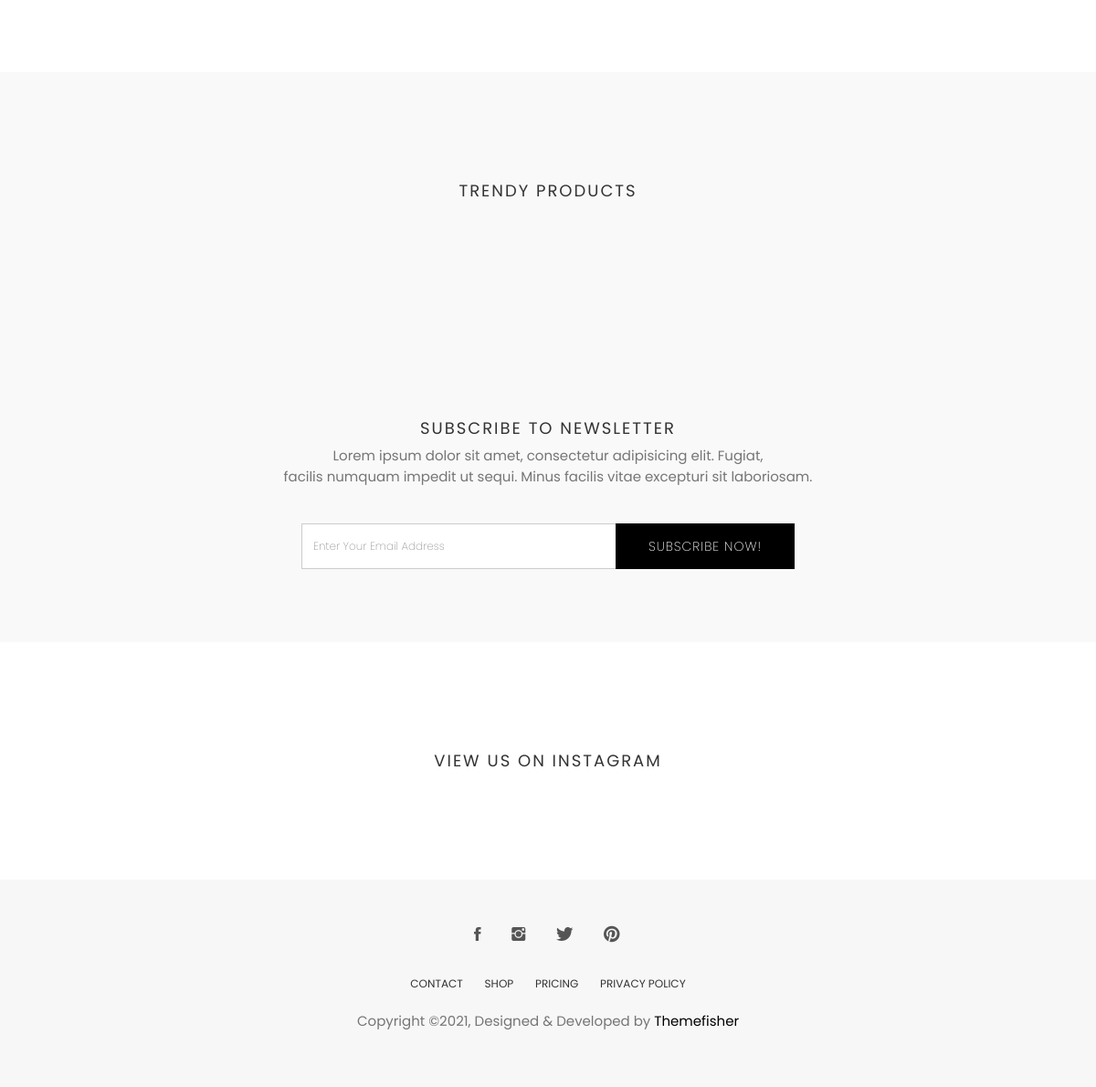
/ (lower part), run on an earlier commit of the app's database.
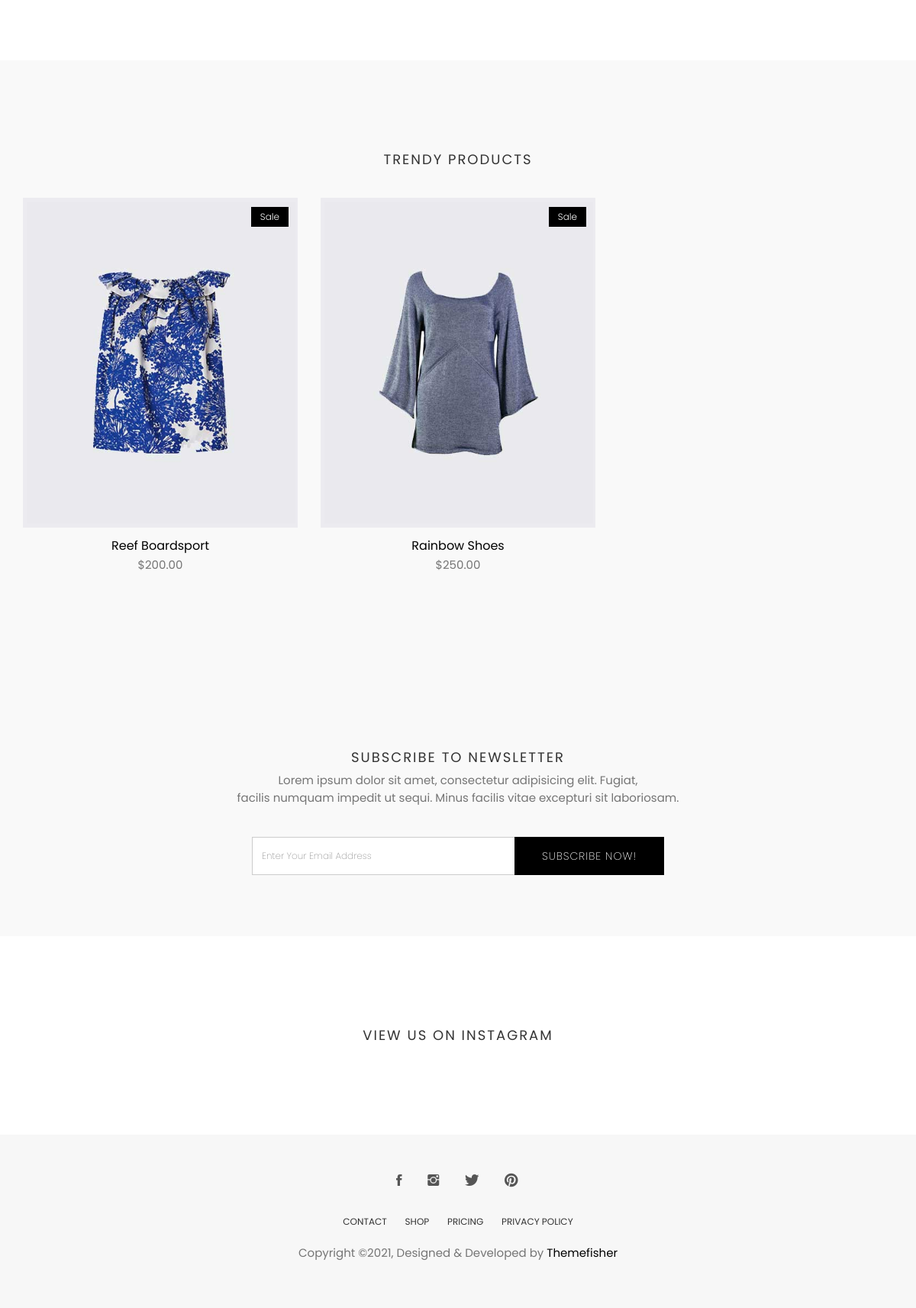
And on a later commit of the database.
### product/models.py (models this page shows, shortened)
class Product(models.Model):
    id = models.AutoField(primary_key=True, null=False, blank=False)
    title = models.CharField(max_length=50, null=False, blank=False)
    description = models.TextField(max_length=1000, null=False, blank=False,
                                   validators=[PRODUCT_DESCRIPTION]
                                   )
    price = models.DecimalField(max_digits=7, decimal_places=2)
    color = models.CharField(max_length=23, null=False, blank=False,
                             validators=[COLOR_HEXA_VALIDATOR, ]
                             )
    slug = models.SlugField(null=True, blank=True)
    category_id = models.ForeignKey('Category', null=False, blank=False, on_delete=models.DO_NOTHING)
    created_at = models.DateTimeField(auto_now=True, null=True, blank=True )
    image = models.ImageField(upload_to=image_uploader(class_name='product'), null=False, blank=False)

### product/views.py (the view)
# urls.py: path('', home_page, name='home-page'),
def home_page(request, *args, **kwargs):
    product = Product.objects.order_by('created_at')[:6]
    context = {
        'products': product,
        'page_title': 'Aviato | home',
    }
    return render(request, 'home-page.html', context)

### product/templates/home-page.html (shortened to what this page needs)
{% extends 'base.html' %}
{% load static %}
{% load bootstrap4 %}
{% block container %}
  <section class="product-category section">
  </section>
  <section class="products section bg-gray">
      <div class="container">
          <div class="row">
              <div class="title text-center">
                  <h2>Trendy Products</h2>
              </div>
          </div>
          <div class="row">
            {% for product in products %}
              <div class="col-md-4">
                  <div class="product-item">
                      <div class="product-thumb">
                          <span class="bage">Sale</span>
                          <img class="img-responsive" src="{{product.image.url}}" />
                      </div>
                      <div class="product-content">
                          <h4><a href="{% url 'product:product_details' id=product.id slug=product.slug %}">{{ product.title }}</a></h4>
                          <p class="price">${{product.price}}</p>
                      </div>
                  </div>
              </div>
            {% endfor %}
          </div>
      </div>
  </section>
  <section class="call-to-action bg-gray section">
      <div class="container">
          <div class="row">
              <div class="col-md-12 text-center">
                  <div class="title">
                      <h2>SUBSCRIBE TO NEWSLETTER</h2>
                      <p>Lorem ipsum dolor sit amet, consectetur adipisicing elit. Fugiat, <br> facilis numquam impedit ut sequi. Minus facilis vitae excepturi sit laboriosam.</p>
                  </div>
                  <div class="col-lg-6 col-md-offset-3">
                      <div class="input-group subscription-form">
                        <input type="text" class="form-control" placeholder="Enter Your Email Address">
                        <span class="input-group-btn">
                          <button class="btn btn-main" type="button">Subscribe Now!</button>
                        </span>
                      </div>
                </div>
              </div>
          </div>
      </div>
  </section>
  <section class="section instagram-feed">
      <div class="container">
          <div class="row">
              <div class="title">
                  <h2>View us on instagram</h2>
              </div>
          </div>
      </div>
  </section>
{% endblock %}

### templates/base.html (shortened to what this page needs)
{% load static %}
{% load bootstrap4 %}
<!DOCTYPE html>
<html lang="en">
<head>
  <link rel="stylesheet" href="{% static 'plugins/themefisher-font/style.css' %}">
  <link rel="stylesheet" href="{% static 'plugins/bootstrap/css/bootstrap.min.css' %}">
  <link rel="stylesheet" href="{% static 'plugins/animate/animate.css' %}">
  <link rel="stylesheet" href="{% static 'plugins/slick/slick.css' %}">
  <link rel="stylesheet" href="{% static 'plugins/slick/slick-theme.css' %}">
  <link rel="stylesheet" href="{% static 'css/style.css' %}">
</head>
<body id="body">
{% block container %}
{% endblock%}
<footer class="footer section text-center">
    <div class="container">
        <div class="row">
            <div class="col-md-12">
                <ul class="social-media">
                    <li>
                        <a href="https://www.facebook.com/themefisher">
                            <i class="tf-ion-social-facebook"></i>
                        </a>
                    </li>
                    <li>
                        <a href="https://www.instagram.com/themefisher">
                            <i class="tf-ion-social-instagram"></i>
                        </a>
                    </li>
                    <li>
                        <a href="https://www.twitter.com/themefisher">
                            <i class="tf-ion-social-twitter"></i>
                        </a>
                    </li>
                    <li>
                        <a href="https://www.pinterest.com/themefisher/">
                            <i class="tf-ion-social-pinterest"></i>
                        </a>
                    </li>
                </ul>
                <ul class="footer-menu text-uppercase">
                    <li>
                        <a href="contact.html">CONTACT</a>
                    </li>
                    <li>
                        <a href="shop.html">SHOP</a>
                    </li>
                    <li>
                        <a href="pricing.html">Pricing</a>
                    </li>
                    <li>
                        <a href="contact.html">PRIVACY POLICY</a>
                    </li>
                </ul>
                <p class="copyright-text">Copyright &copy;2021, Designed &amp; Developed by <a href="https://themefisher.com/">Themefisher</a></p>
            </div>
        </div>
    </div>
</footer>
  </body>
  </html>

### static/css/style.css (style rules this page uses)
body { line-height: 1.5; font-family: "Poppins", sans-serif; -webkit-font-smoothing: antialiased; }
p { font-family: "Poppins", sans-serif; color: #757575; font-size: 15px; }
h1, h2, h3, h4, h5, h6 { font-family: "Poppins", sans-serif; }
h1, h2, h3, h4, h5, h6 { font-weight: 400; }
ol, ul { margin: 0; padding: 0; list-style: none; }
input[type=email], input[type=password], input[type=text], input[type=tel] { border-radius: 0; box-shadow: none; height: 45px; outline: none; font-weight: 200; font-size: 12px; }
.form-control { box-shadow: none; border-radius: 0; }
.btn-main, .btn-small, .btn-transparent, .btn-solid-border { background: #000; color: #fff; display: inline-block; font-size: 11px; letter-spacing: 1px; padding: 14px 35px; text-transform: uppercase; font-weight: 200; border-radius: 0; }
.bg-gray { background: #f9f9f9; }
.section { padding: 80px 0; }
.title { padding: 20px 0 30px; }
.title h2 { font-size: 18px; text-align: center; text-transform: uppercase; letter-spacing: 2px; }
.call-to-action .subscription-form input { height: 50px; }
.call-to-action .subscription-form .btn-main, .call-to-action .subscription-form .btn-solid-border, .call-to-action .subscription-form .btn-transparent, .call-to-action .subscription-form .btn-small { font-size: 14px; }
.product-item { margin-bottom: 30px; }
.product-item .product-thumb { position: relative; }
.product-item .product-thumb img { width: 100%; height: auto; }
.product-item .product-thumb .bage { position: absolute; top: 12px; right: 12px; background: #000; color: #fff; font-size: 12px; padding: 4px 12px; font-weight: 300; display: inline-block; }
.product-item .product-thumb:before { transition: 0.3s all; opacity: 0; background: rgba(0, 0, 0, 0.6); content: ""; position: absolute; top: 0; right: 0; left: 0; bottom: 0; }
.product-item .product-content { text-align: center; }
.product-item .product-content h4 { font-size: 16px; font-weight: 400; margin-top: 15px; margin-bottom: 6px; }
.product-item .product-content h4 a { color: #000; }
.instagram-feed { text-align: center; }
.footer { background: #F7F7F7; padding: 50px 0; }
.footer .footer-menu { margin-top: 30px; }
.footer .footer-menu li { display: inline-block; margin: 0 10px; }
.footer .footer-menu li a { color: #333; font-size: 12px; }
.footer .copyright-text { margin-top: 20px; }
.copyright-text a { color: #000; }
.social-media li { display: inline-block; margin: 0 5px; }
.social-media li a { padding: 8px 10px; }
.social-media li a i { font-size: 20px; color: #555; }

What changed in the data, as far as the page shows it:
added Product: image (picture), title "Reef Boardsport", price "200.00"
added Product: image (picture), title "Rainbow Shoes", price "250.00"
